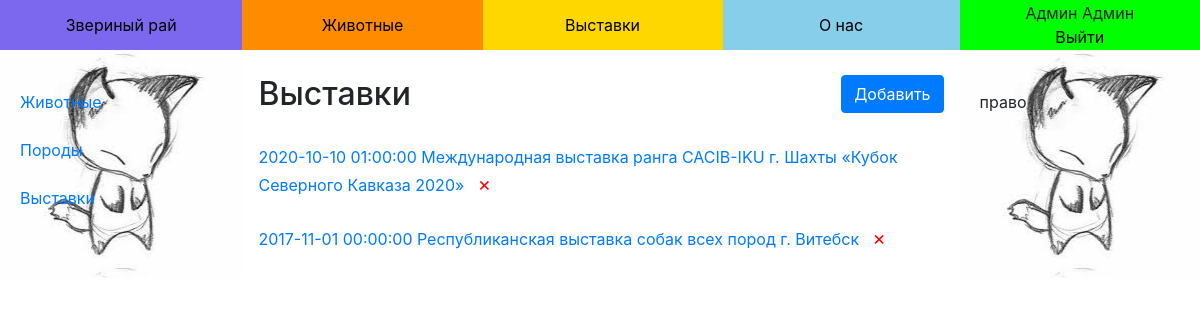
Page /admin/exhibitions (signed in) on the committed database.
### data/users.py (models this page shows, shortened)
class User(SqlAlchemyBase, UserMixin, CRUDMixin):
    __tablename__ = 'users'
    first_name = sqlalchemy.Column(sqlalchemy.String)
    last_name = sqlalchemy.Column(sqlalchemy.String)
    email = sqlalchemy.Column(sqlalchemy.String, index=True, unique=True)
    hashed_password = sqlalchemy.Column(sqlalchemy.String)
    role_id = sqlalchemy.Column(sqlalchemy.Integer)
    fillable = ['first_name', 'last_name', 'email']
    def is_role(self, role_id):
        return self.role_id == role_id
    @property
    def is_admin(self):
        return self.role_id == ADMIN_ROLE

### data/exhibitions.py (models this page shows)
class Exhibition(SqlAlchemyBase, CRUDMixin):
    __tablename__ = 'exhibitions'
    name = sqlalchemy.Column(sqlalchemy.String)
    address = sqlalchemy.Column(sqlalchemy.String)
    date = sqlalchemy.Column(sqlalchemy.DateTime)
    about = sqlalchemy.Column(sqlalchemy.String, nullable=True)
    animal_id = sqlalchemy.Column(sqlalchemy.Integer, sqlalchemy.ForeignKey("animals.id"))
    animal = orm.relation('Animal')

### routes/admin.py (the view)
@admin.route('/exhibitions')
def exhibitions_view():
    exhibitions = Exhibition.query().order_by(Exhibition.date.desc()).all()
    return render_template('admin/exhibitions_view.html', title='Выставки', exhibitions=exhibitions)

### data/mixins.py (called while the page is built)
    @classmethod
    def query(cls):
        return cls._db_session().query(cls)

    @classmethod
    def get(cls, id):
        return cls.query().get(id)

    @classmethod
    def _db_session(cls):
        if not hasattr(cls, 'db_session'):
            cls.db_session = db_session()
        return cls.db_session

### routes/admin.py (called while the page is built)
@admin.before_request
def _before():
    if current_user.is_authenticated and current_user.is_role(users.ADMIN_ROLE):
        return
    raise Forbidden()

### routes/utils.py (called while the page is built)
def user_loader(user_id):
    return User.get(user_id)

### templates/admin/exhibitions_view.html
{% extends "base.html" %}
{% block content %}
    <div class="clearfix">
        <h2 class="float-left"> {{title}} </h2>
        <a class="btn btn-primary float-right" href="{{url_for('admin.exhibition_create')}}">Добавить</a>
    </div>
    <br>
    {% for exhibition in exhibitions %}
        <div>
            <a href="{{url_for('admin.exhibition_update', id=exhibition.id)}}">{{exhibition.date}} {{exhibition.name}}</a> &nbsp;
            <a href="{{url_for('admin.exhibition_delete', id=exhibition.id)}}" class="delete">×</a>
        </div>
        <br>
    {% endfor %}
{% endblock %}

### templates/base.html (shortened to what this page needs)
<!DOCTYPE html>
<html lang="en">
  <head>
    <link rel="stylesheet"
          href="https://stackpath.bootstrapcdn.com/bootstrap/4.4.1/css/bootstrap.min.css"
 />
  </head>
  <body bgcolor="Khaki">
    <table width="100%" align="center">
      <tr id="menu">
        <td width="250px" height="50px" bgcolor="#7B68EE" align="center"><a href="/">Звериный рай</a></td>
        <td width="250px" height="50px" bgcolor="#FF8C00" align="center"><a href="{{ url_for('public.animals') }}"> Животные</a></td>
        <td width="250px" height="50px" bgcolor="#FFD700" align="center"><a href="{{ url_for('public.exhibitions') }}"> Выставки</a></td>
        <td width="250px" height="50px" bgcolor="#87CEEB" align="center"><a href="/about">О нас</a></td>
        <td width="250px" height="50px" bgcolor="#00FF00" align="center">
          {% if current_user.is_authenticated %}
            {{ current_user.first_name }} {{ current_user.last_name }}<br>
            <a href="/logout">Выйти</a>
          {% else %}
            <a href="/login">Вход</a> / <a href="/register">Регистрация</a>
          {% endif %}
        </td>
      </tr>
        <tr>
        <td class="field">
          {% if current_user.is_authenticated %}
            {% if current_user.is_admin %}
              <a href="{{url_for('admin.animals_view')}}">Животные</a><br><br>
              <a href="{{url_for('admin.breeds_view')}}">Породы</a><br><br>
              <a href="{{url_for('admin.exhibitions_view')}}">Выставки</a>
            {% else %}
              <a href="{{url_for('public.pets')}}">Мои животные</a><br><br>
              <a href="">Мои выставки</a>
            {% endif %}
          {% endif %}
        </td>
        <td colspan="3" valign="top">
          <br>
          <main role="main" class="container">
              {% block content %} {% endblock %}
          </main>
        </td>
        <td class="field">
          право
        </td>
      </tr>
    </table>
  </body>
</html>

### templates/base.html (style rules this page uses)
body { margin: 0; padding: 0 }
#menu a { color: #000 }
.field { background: url(/static/images/field_bg.jpg) 50% 0; width: 250px; vertical-align: top; padding: 40px 20px }
.delete { font-size: 20px; color: red }

### rows in the picture
User: first_name "Админ", last_name "Админ"
Exhibition: date "2020-10-10 01:00:00", name "Международная выставка ранга CACIB-IKU г. Шахты «Кубок Северного Кавказа 2020»"
Exhibition: date "2017-11-01 00:00:00", name "Республиканская выставка собак всех пород г. Витебск"

### other values in the picture
{{ title }} "Выставки"
